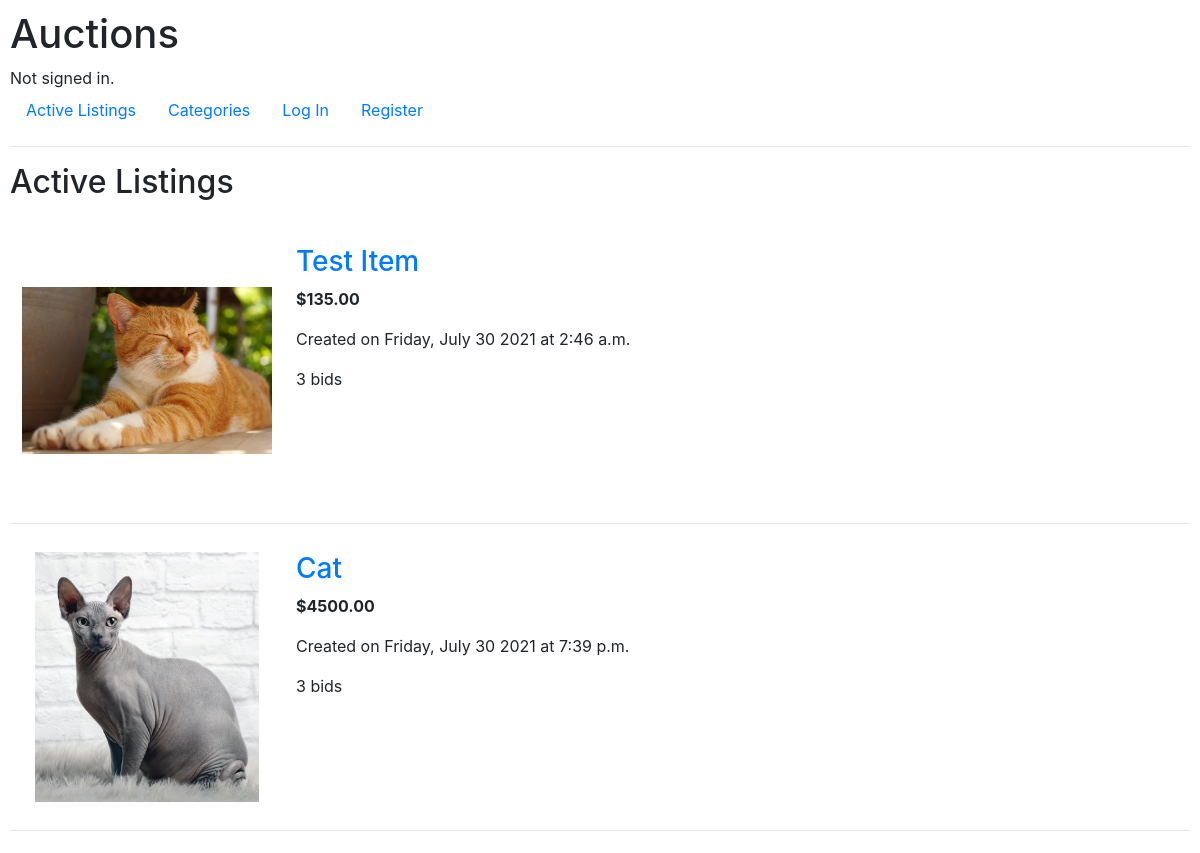
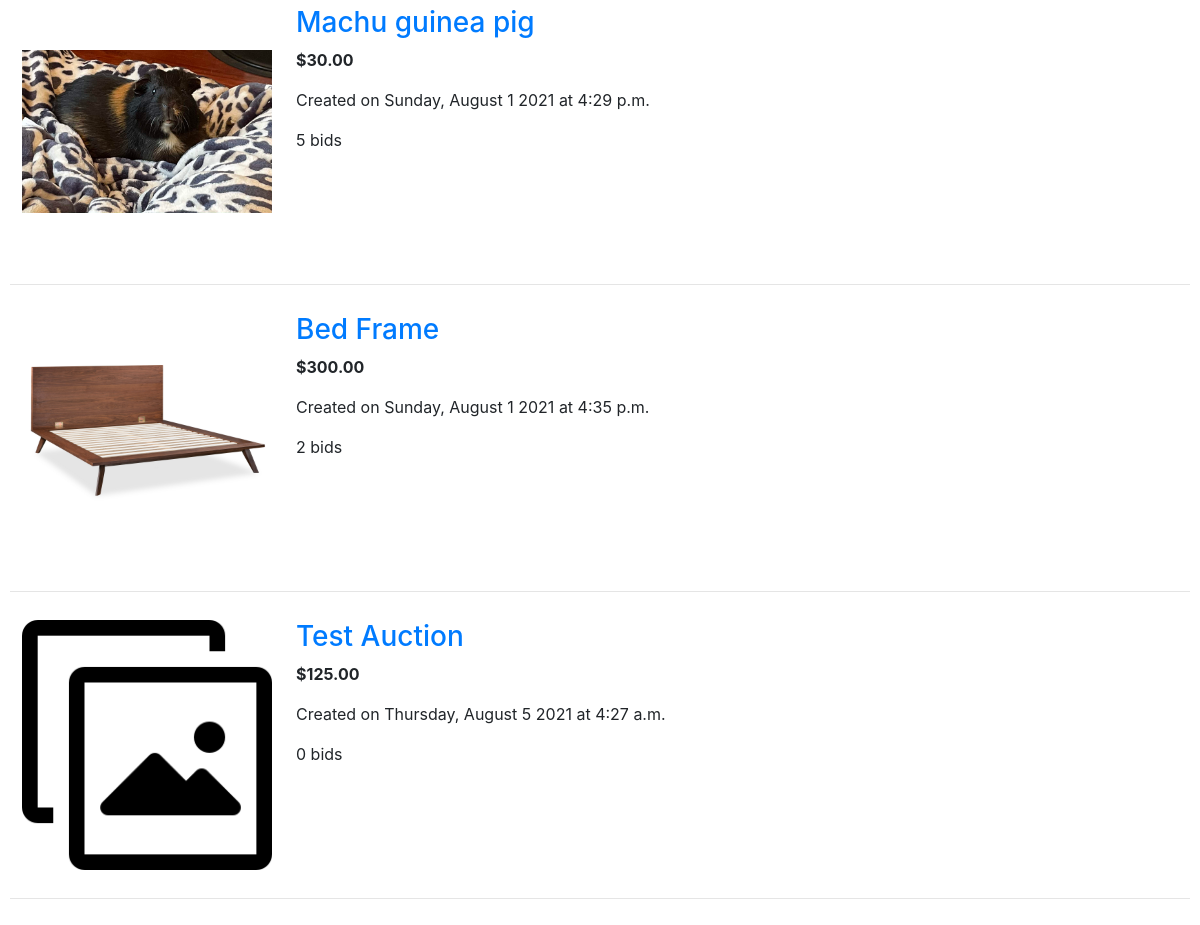
/, run on an earlier commit of the app's database (2 pictures, top to bottom).
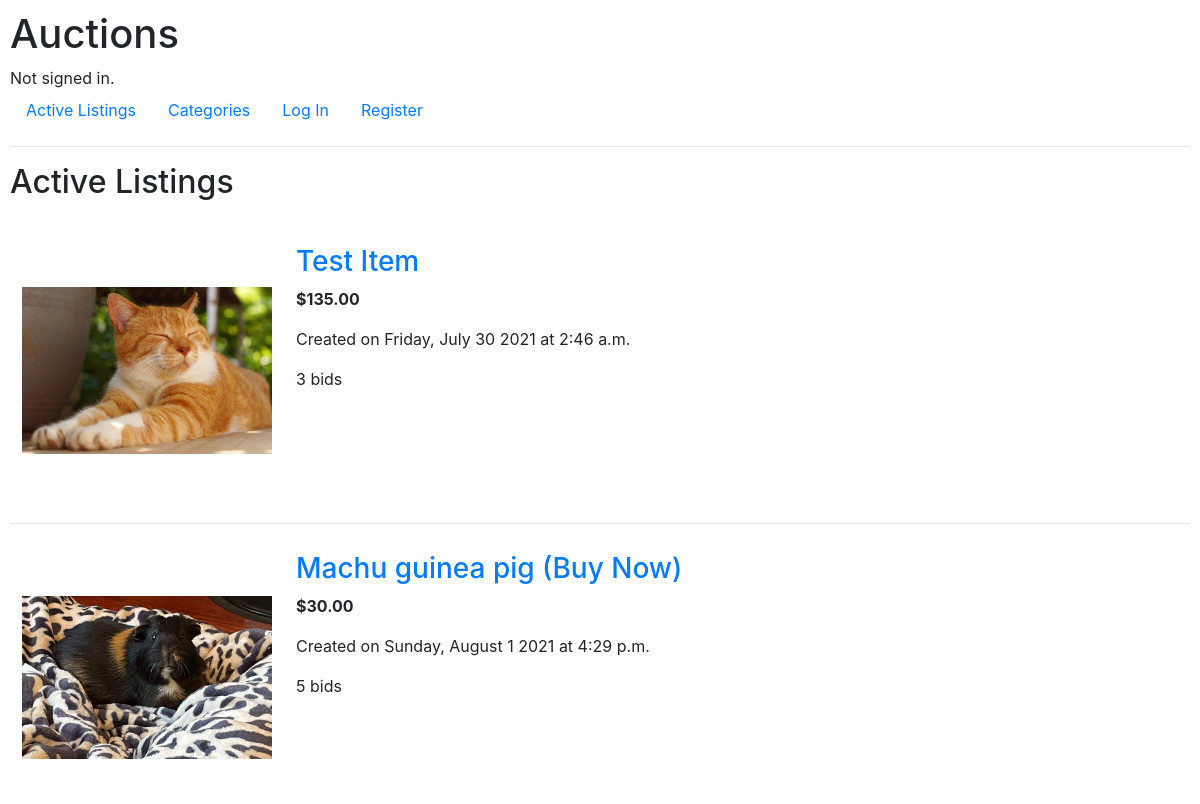
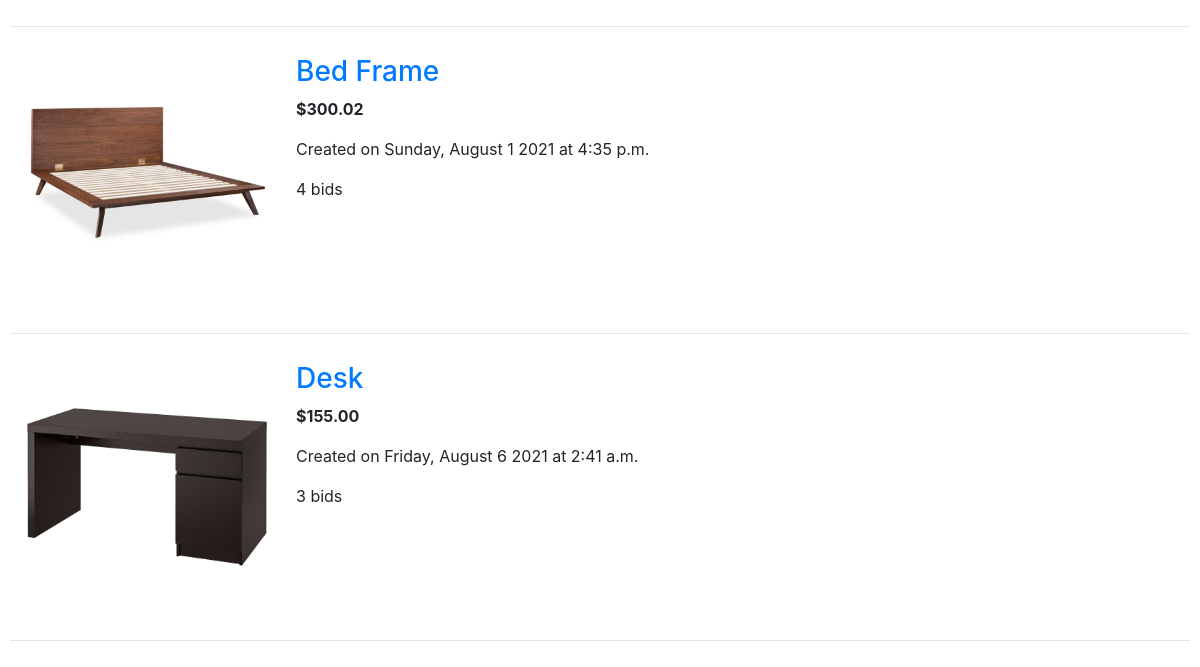
And on a later commit of the database (2 pictures, top to bottom).
### auctions/models.py (models this page shows, shortened)
class AuctionItem(models.Model):
    title = models.CharField(max_length=64)
    description = models.TextField()
    current_price = models.DecimalField(max_digits=8, decimal_places=2)
    item_image = models.ImageField(
        upload_to=get_image_path,
        default='default.png'
    )
    category = models.ForeignKey(
        Category,
        on_delete=models.SET_NULL,
        blank=True,
        null=True,
        related_name='auction_items'
    )
    creator = models.ForeignKey(
        User,
        on_delete=models.CASCADE,
        related_name='auctions_created'
    )
    is_active = models.BooleanField(default=True)
    winner = models.ForeignKey(
        User,
        on_delete=models.SET_NULL,
        blank=True,
        null=True,
        related_name='auctions_won'
    )
    creation_date = models.DateTimeField(auto_now_add=True)
    closing_date = models.DateTimeField(blank=True, null=True)
    last_modified = models.DateTimeField(auto_now=True)

### auctions/views.py (the view)
# urls.py: path("", views.index, name="index"),
def index(request):
    auction_items = AuctionItem.objects.filter(is_active=True)
    return render(request, "auctions/auction_list_view.html", {
        'auction_list': auction_items,
        'title': "Active Listings"
    })

### auctions/templates/auctions/auction_list_view.html (shortened to what this page needs)
{% extends 'auctions/layout.html' %}
{% block body %}
<h2>{{ title }}</h2>
{% for auction_item in auction_list %}
<div style="display: flex; flex-direction: row; justify-content: flex-start;">
    <div style="padding: 12px;">
        <img src="{{ auction_item.item_image.url }}" alt="Image Not Provided" width="250px" height="250px"
            style="object-fit: contain;">
    </div>
    <div style="padding: 12px;">
        <a href="{% url 'auction_view' auction_item.id %}">
            <h3>{{ auction_item.title }}</h3>
        </a>
        <p><strong>${{ auction_item.current_price }}</strong></p>
        <p>Created on {{ auction_item.creation_date|date:"l, F j Y" }} at {{ auction_item.creation_date|time }}</p>
        <p>{{ auction_item.bids.count }} bid{{ auction_item.bids.count|pluralize }}</p>
    </div>
</div>
<hr>
{% endfor %}
{% endblock %}

### auctions/templates/auctions/layout.html (shortened to what this page needs)
{% load static %}
<!DOCTYPE html>
<html lang="en">
<head>
    <link rel="stylesheet" href="https://stackpath.bootstrapcdn.com/bootstrap/4.4.1/css/bootstrap.min.css"
>
    <link href="{% static 'auctions/styles.css' %}" rel="stylesheet">
</head>
<body>
    <h1>Auctions</h1>
    <div>
        {% if user.is_authenticated %}
        Signed in as <strong>{{ user.username }}</strong>.
        {% else %}
        Not signed in.
        {% endif %}
    </div>
    <ul class="nav">
        <li class="nav-item">
            <a class="nav-link" href="{% url 'index' %}">Active Listings</a>
        </li>
        <li class="nav-item">
            <a class="nav-link" href="{% url 'categories' %}">Categories</a>
        </li>
        {% if user.is_authenticated %}
        <li class="nav-item">
            <a class="nav-link" href="{% url 'watchlist_view' user.id %}">Watchlist</a>
        </li>
        <li class="nav-item">
            <a class="nav-link" href="{% url 'new_auction' %}">Create New Auction</a>
        </li>
        <li class="nav-item">
            <a class="nav-link" href="{% url 'logout' %}">Log Out</a>
        </li>
        {% else %}
        <li class="nav-item">
            <a class="nav-link" href="{% url 'login' %}">Log In</a>
        </li>
        <li class="nav-item">
            <a class="nav-link" href="{% url 'register' %}">Register</a>
        </li>
        {% endif %}
    </ul>
    <hr>
    {% block body %}
    {% endblock %}
</body>
</html>

### auctions/static/auctions/styles.css (style rules this page uses)
body { padding: 10px; }

What changed in the data, as far as the page shows it:
no longer on this page (row edited): AuctionItem: item_image (picture), title "Cat", current_price "4500.00", creation_date "Friday, July 30 2021", creation_date "7:39 p.m.", bids.count "3"
no longer on this page (row edited): AuctionItem: item_image (placeholder picture), title "Test Auction", current_price "125.00", creation_date "Thursday, August 5 2021", creation_date "4:27 a.m.", bids.count "0"
changed AuctionItem: title "Machu guinea pig" → "Machu guinea pig (Buy Now)"
changed AuctionItem "Bed Frame": current_price "300.00" → "300.02"; bids.count "2" → "4"
added AuctionItem: item_image (picture), title "Desk", current_price "155.00", creation_date "Friday, August 6 2021", creation_date "2:41 a.m.", bids.count "3"
